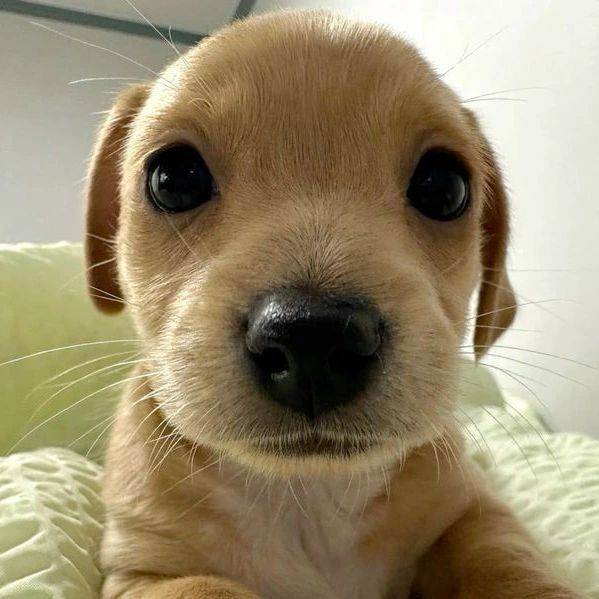
#> input picture EquipolsbEliJennyRebe/detector_lsb - copia/perrito.jpg, 599 x 599 px
$ python detector_lsb.py
#> lines starting #> are read from the running program, lines starting #| are printed output that depends on the picture
import cv2
import numpy as np
from PIL import Image
import matplotlib.pyplot as plt
from scipy import stats
from scipy.optimize import curve_fit
import os
import glob
import time

# ===============================================================
# CLASE DEL DETECTOR
# ===============================================================
class LSBDetector:
    def __init__(self):
        self.imagen = None
        self.resultados = {}

    def cargar_imagen(self, ruta_imagen):
        """Cargar imagen para análisis (RGB)"""
        try:
            self.imagen = cv2.imread(ruta_imagen)
            if self.imagen is None:
                raise ValueError("No se pudo cargar la imagen")
            self.imagen = cv2.cvtColor(self.imagen, cv2.COLOR_BGR2RGB)
            return True
        except Exception as e:
            print(f"Error cargando imagen: {e}")
            return False

    # ---------------------------------------------------------------
    # FUERZA BRUTA
    # ---------------------------------------------------------------
    def extraer_bits_fuerza_bruta(self, canal_2d):
        """Extrae LSB recorriendo pixel por pixel (fuerza bruta)."""
        h, w = canal_2d.shape
        bits = []
        for i in range(h):
            for j in range(w):
                bits.append(str(canal_2d[i, j] & 1))
        return bits

    # ---------------------------------------------------------------
    # DIVIDE Y VENCERÁS
    # ---------------------------------------------------------------
    def extraer_bits_divide_y_venceras(self, canal_2d, umbral_base=1024):
        """
        Extrae LSB dividiendo recursivamente la matriz en 4 bloques
        hasta llegar a bloques pequeños (caso base).
        """
        h, w = canal_2d.shape
        n = h * w
        if n == 0:
            return []
        if n <= umbral_base:
            return [str(px & 1) for fila in canal_2d for px in fila]

        mitad_h, mitad_w = h // 2, w // 2
        bloques = [
            canal_2d[:mitad_h, :mitad_w],
            canal_2d[:mitad_h, mitad_w:],
            canal_2d[mitad_h:, :mitad_w],
            canal_2d[mitad_h:, mitad_w:]
        ]
        salida = []
        for bloque in bloques:
            salida.extend(self.extraer_bits_divide_y_venceras(bloque, umbral_base))
        return salida

    # ---------------------------------------------------------------
    # DECODIFICACIÓN DE TEXTO
    # ---------------------------------------------------------------
    def convertir_bits_a_texto(self, bits_lsb):
        """Convierte una secuencia de bits (lista de '0'/'1') a texto hasta 'END'."""
        mensaje = ""
        for i in range(0, len(bits_lsb), 8):
            byte = bits_lsb[i:i+8]
            if len(byte) < 8:
                continue
            codigo = int(''.join(byte), 2)
            if 32 <= codigo <= 126:
                mensaje += chr(codigo)
            else:
                break
            if mensaje.endswith("END"):
                return mensaje[:-3]
        return mensaje if mensaje else None

    # ---------------------------------------------------------------
    # API PARA EXTRACCIÓN
    # ---------------------------------------------------------------
    def extraer_mensaje_lsb(self, ruta_imagen):
        """Extraer mensaje oculto usando LSB (FUERZA BRUTA) del canal rojo."""
        try:
            if not self.cargar_imagen(ruta_imagen):
                return None
            canal_rojo = self.imagen[:, :, 0]
            inicio = time.time()
            bits_lsb = self.extraer_bits_fuerza_bruta(canal_rojo)
            fin = time.time()
            print(f"Tiempo Fuerza Bruta: {fin - inicio:.5f} s")
            return self.convertir_bits_a_texto(bits_lsb)
        except Exception as e:
            print(f"Error extrayendo mensaje (FB): {e}")
            return None

    def extraer_mensaje_divide_y_venceras(self, ruta_imagen):
        """Extraer mensaje oculto usando LSB (DIVIDE Y VENCERÁS) del canal rojo."""
        try:
            if not self.cargar_imagen(ruta_imagen):
                return None
            canal_rojo = self.imagen[:, :, 0]
            inicio = time.time()
            bits_lsb = self.extraer_bits_divide_y_venceras(canal_rojo)
            fin = time.time()
            print(f"Tiempo Divide y Venceras: {fin - inicio:.5f} s")
            return self.convertir_bits_a_texto(bits_lsb)
        except Exception as e:
            print(f"Error extrayendo mensaje (DyV): {e}")
            return None

    # ---------------------------------------------------------------
    # PRUEBAS ESTADÍSTICAS
    # ---------------------------------------------------------------
    def prueba_chi_cuadrado(self, datos_canal_plano):
        pares_observados = []
        pares_esperados = []
        for i in range(0, 256, 2):
            if i + 1 < 256:
                conteo_par = np.sum(datos_canal_plano == i)
                conteo_impar = np.sum(datos_canal_plano == i + 1)
                pares_observados.extend([conteo_par, conteo_impar])
                esperado = (conteo_par + conteo_impar) / 2
                pares_esperados.extend([esperado, esperado])
        pares_observados = np.array(pares_observados)
        pares_esperados = np.array(pares_esperados)
        mascara = pares_esperados > 0
        chi2 = np.sum((pares_observados[mascara] - pares_esperados[mascara])**2 / pares_esperados[mascara])
        grados_libertad = len(pares_observados[mascara]) - 1
        valor_p = 1 - stats.chi2.cdf(chi2, grados_libertad) if grados_libertad > 0 else 1
        return chi2, valor_p, grados_libertad

    def analisis_lsb(self, canal_plano):
        bits_lsb = canal_plano & 1
        estadisticas_lsb = {
            'media': np.mean(bits_lsb),
            'varianza': np.var(bits_lsb),
            'entropia': self.calcular_entropia(bits_lsb),
            'prueba_rachas': self.prueba_rachas(bits_lsb),
            'media_esperada': 0.5,
            'varianza_esperada': 0.25
        }
        return estadisticas_lsb

    def calcular_entropia(self, datos):
        unicos, conteos = np.unique(datos, return_counts=True)
        probabilidades = conteos / len(datos)
        entropia = -np.sum(probabilidades * np.log2(probabilidades + 1e-8))
        return entropia

    def prueba_rachas(self, secuencia_binaria):
        n = len(secuencia_binaria)
        if n == 0:
            return 0, 1
        rachas = 1
        for i in range(1, n):
            if secuencia_binaria[i] != secuencia_binaria[i-1]:
                rachas += 1
        unos = np.sum(secuencia_binaria)
        ceros = n - unos
        if unos == 0 or ceros == 0:
            return rachas, 1
        rachas_esperadas = (2 * unos * ceros) / n + 1
        varianza_rachas = (2 * unos * ceros * (2 * unos * ceros - n)) / (n**2 * (n - 1))
        if varianza_rachas <= 0:
            return rachas, 1
        puntuacion_z = (rachas - rachas_esperadas) / np.sqrt(varianza_rachas)
        valor_p = 2 * (1 - stats.norm.cdf(abs(puntuacion_z)))
        return puntuacion_z, valor_p

    def analisis_correlacion_espacial(self, canal_2d):
        h, w = canal_2d.shape
        correlacion_horizontal = np.corrcoef(canal_2d[:, :-1].flatten(), canal_2d[:, 1:].flatten())[0, 1] if w > 1 else 0
        correlacion_vertical = np.corrcoef(canal_2d[:-1, :].flatten(), canal_2d[1:, :].flatten())[0, 1] if h > 1 else 0
        return correlacion_horizontal, correlacion_vertical

    def calcular_puntuacion_sospecha(self, valor_p_chi2, estadisticas_lsb, correlacion_h, correlacion_v):
        pesos = {'chi_cuadrado': 0.4, 'desviacion_media': 0.2, 'entropia': 0.2, 'correlacion': 0.2}
        puntuacion = 0
        if valor_p_chi2 < 0.01:
            puntuacion += pesos['chi_cuadrado']
        desviacion_media = abs(estadisticas_lsb['media'] - 0.5)
        if desviacion_media > 0.1:
            puntuacion += pesos['desviacion_media']
        if estadisticas_lsb['entropia'] > 0.99:
            puntuacion += pesos['entropia']
        correlacion_promedio = (abs(correlacion_h) + abs(correlacion_v)) / 2
        if correlacion_promedio < 0.8:
            puntuacion += pesos['correlacion']
        return min(puntuacion, 1.0)

    # ---------------------------------------------------------------
    def analizar_imagen_completo(self, ruta_imagen):
        """Análisis + comparativa FB vs DyV en la imagen original."""
        print(f"\nANALISIS COMPLETO DE: {os.path.basename(ruta_imagen)}")
        print("="*60)
        if not self.cargar_imagen(ruta_imagen):
            return
        print(f"Imagen cargada: {self.imagen.shape}")

        print("\nEXTRACCION DE MENSAJE (Fuerza Bruta):")
        mensaje_fb = self.extraer_mensaje_lsb(ruta_imagen)
        print("EXTRACCION DE MENSAJE (Divide y Venceras):")
        mensaje_dyv = self.extraer_mensaje_divide_y_venceras(ruta_imagen)

        mensaje = mensaje_fb or mensaje_dyv
        if mensaje:
            print(f"MENSAJE ENCONTRADO: '{mensaje}'")
        else:
            print("No se encontro mensaje legible")

        print("\nANALISIS ESTADISTICO (Canal Rojo):")
        canal = self.imagen[:, :, 0]
        plano = canal.flatten()
        chi2, valor_p_chi, grados_libertad = self.prueba_chi_cuadrado(plano)
        estadisticas_lsb = self.analisis_lsb(plano)
        correlacion_h, correlacion_v = self.analisis_correlacion_espacial(canal)
        sospecha = self.calcular_puntuacion_sospecha(valor_p_chi, estadisticas_lsb, correlacion_h, correlacion_v)

        print(f"Chi2 df={grados_libertad}  p={valor_p_chi:.4g}")
        print(f"LSB media={estadisticas_lsb['media']:.3f} var={estadisticas_lsb['varianza']:.3f} entropia={estadisticas_lsb['entropia']:.3f}")
        print(f"Correlacion H={correlacion_h:.3f}  V={correlacion_v:.3f}")
        print(f"Puntuacion de sospecha: {sospecha:.2f}/1.0")
        if mensaje:
            print("Estado: ESTEGANOGRAFIA DETECTADA")
        elif sospecha > 0.4:
            print("Estado: SOSPECHOSO - Posible esteganografia")
        else:
            print("Estado: NORMAL - No se detecto esteganografia")

    # ---------------------------------------------------------------
    # BENCHMARK N vs TIEMPO
    # ---------------------------------------------------------------
    # [207 lines left out: function benchmark_n_vs_tiempo, not called in this run]

# ===============================================================
# CLASE ESTEGANOGRAFÍA
# ===============================================================
class EsteganografiaLSB:
    # [53 lines left out: functions crear_imagen_con_mensaje, ocultar_mensaje_en_imagen_existente, not called in this run]

# ===============================================================
# FUNCIONES AUXILIARES
# ===============================================================
def mostrar_menu():
    print("\n============================================================")
    print(" DETECTOR DE MSJS OCULTOS (LSB) - Divide y Vencerás")
    print("============================================================")
    print("1. Analizar imagen (FB + DyV + estadisticas)")
    print("2. Crear imagen con esteganografia (nueva)")
    print("3. Ocultar mensaje en imagen existente")
    print("4. Benchmark n vs tiempo (FB vs DyV)")
    print("5. Salir")
    print("============================================================")

def listar_imagenes():
    extensiones = ['*.jpg', '*.jpeg', '*.png', '*.bmp', '*.tiff']
    imagenes = []
    for ext in extensiones:
        imagenes.extend(glob.glob(ext))
    imagenes = list(dict.fromkeys([img for img in imagenes]))
    if not imagenes:
        print("No se encontraron imagenes en el directorio actual")
        return []
    print("\nImagenes encontradas:")
    for i, img in enumerate(imagenes, 1):
        print(f"  {i}. {img}")
    return imagenes

# ===============================================================
# BLOQUE PRINCIPAL
# ===============================================================
if __name__ == "__main__":
    detector = LSBDetector()
    estego = EsteganografiaLSB()

    while True:
        mostrar_menu()
        opcion = input("Selecciona una opcion: ")
#> the answer given: 1

        if opcion == "1":
            imgs = listar_imagenes()
            if not imgs:
                continue
            idx = int(input("Selecciona una imagen (numero): ")) - 1
#> the answer given: 1
            if idx < 0 or idx >= len(imgs):
                print("Opcion invalida.")
                continue
            ruta_imagen = imgs[idx]
            detector.analizar_imagen_completo(ruta_imagen)
#> in cargar_imagen, self.imagen is the input picture: shape (599, 599, 3); mean B, G, R 109.1, 139.1, 152.2
#| Imagen cargada: (599, 599, 3)
#> in extraer_mensaje_lsb, `canal_rojo = self.imagen[:, :, 0]`:
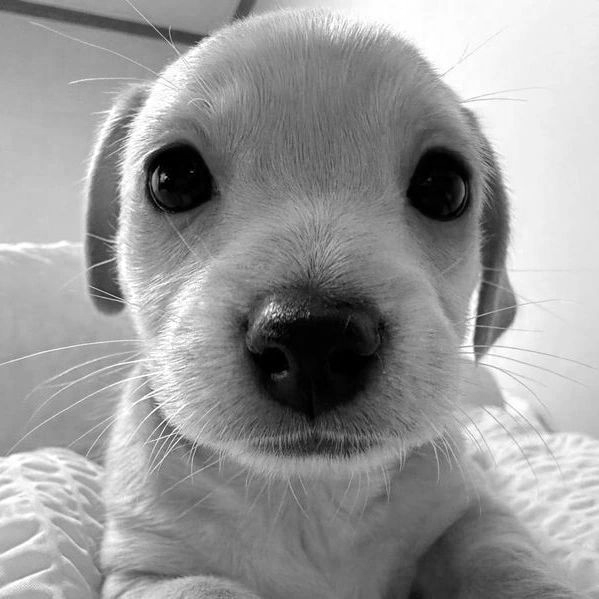
#> canal_rojo: shape (599, 599); min 0, max 255, mean 152.2
#> after the loop in extraer_bits_fuerza_bruta, `for i in range(h):`: bits = 358801 items
#> the loop in convertir_bits_a_texto, `for i in range(0, len(bits_lsb), 8):` made 1 pass
#> byte on pass 1: ['1', '0', '0', '1', '0', '1', '0', '1']
#> after the loop in convertir_bits_a_texto, `for i in range(0, len(bits_lsb), 8):`: mensaje = ''
#> the loop in extraer_bits_divide_y_venceras, `for bloque in bloques:` made 4 passes
#> the loop in convertir_bits_a_texto (call 2), `for i in range(0, len(bits_lsb), 8):` made 1 pass
#| Chi2 df=255  p=0
#| LSB media=0.497 var=0.250 entropia=1.000
#| Correlacion H=0.990  V=0.989
#| Puntuacion de sospecha: 0.60/1.0
#> (the run stopped early here; a loop or call above may not have finished)

$ run again, with EquipolsbEliJennyRebe/detector_lsb - copia/prueba1.png saved as EquipolsbEliJennyRebe/detector_lsb - copia/perrito.jpg
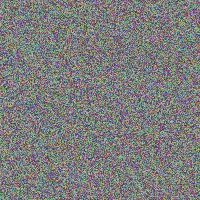
#> input picture EquipolsbEliJennyRebe/detector_lsb - copia/prueba1.png, 200 x 200 px
#> in cargar_imagen, self.imagen is the input picture: shape (200, 200, 3); mean B, G, R 124.1, 124.7, 124.5
#| Imagen cargada: (200, 200, 3)
#> in extraer_mensaje_lsb, `canal_rojo = self.imagen[:, :, 0]`:
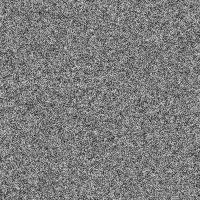
#> canal_rojo: shape (200, 200); min 22, max 220, mean 124.5
#> after the loop in extraer_bits_fuerza_bruta, `for i in range(h):`: bits = 40000 items
#> the loop in convertir_bits_a_texto, `for i in range(0, len(bits_lsb), 8):` made 3 passes
#> (i, byte, mensaje) on pass 2: (8, ['0', '1', '0', '0', '0', '1', '0', '1'], 'cE')
#> mensaje_fb = 'cE'
#> the loop in extraer_bits_divide_y_venceras, `for bloque in bloques:` made 4 passes
#> after the loop in extraer_bits_divide_y_venceras, `for bloque in bloques:`: salida = 40000 items
#> the loop in convertir_bits_a_texto (call 2), `for i in range(0, len(bits_lsb), 8):` made 3 passes
#> mensaje_dyv = 'cE'
#| MENSAJE ENCONTRADO: 'cE'
#> the loop in prueba_chi_cuadrado, `for i in range(0, 256, 2):` made 128 passes
#> (conteo_par, conteo_impar, esperado) on passes 1 to 8: (0, 0, 0), (0, 0, 0), (0, 0, 0), (0, 0, 0), (0, 0, 0), (0, 0, 0), (0, 0, 0), (0, 0, 0)
#> after the loop in prueba_chi_cuadrado, `for i in range(0, 256, 2):`: pares_esperados = 256 values, max 501.5 at index 132, min 0 at index 0, mean 156.2; pares_observados = 256 values, max 526 at index 119, min 0 at index 0, mean 156.2
#> in prueba_chi_cuadrado, `chi2 = np.sum((pares_observados[mascara] - pares_esperados[mascara])**..`: chi2 = 91.37
#> in prueba_chi_cuadrado, `grados_libertad = len(pares_observados[mascara]) - 1`: grados_libertad = 195
#> in prueba_chi_cuadrado, `valor_p = 1 - stats.chi2.cdf(chi2, grados_libertad) if grados_libertad..`: valor_p = 1
#> in analizar_imagen_completo, `chi2, valor_p_chi, grados_libertad = self.prueba_chi_cuadrado(plano)`: chi2 = 91.37; valor_p_chi = 1; grados_libertad = 195
#> unicos = [0, 1]; conteos = [19839, 20161]
#> probabilidades = [0.496, 0.504]
#> entropia = 1
#> in prueba_rachas, `n = len(secuencia_binaria)`: n = 40000
#> after the loop in prueba_rachas, `for i in range(1, n):`: rachas = 20159
#> unos = 20161
#> ceros = 19839
#> rachas_esperadas = 19999.7
#> varianza_rachas = 9998.5
#> puntuacion_z = 1.59
#> in prueba_rachas, `valor_p = 2 * (1 - stats.norm.cdf(abs(puntuacion_z)))`: valor_p = 0.111
#> in analisis_lsb, `estadisticas_lsb = { 'media': np.mean(bits_lsb), 'varianza': np.var(bi..`: estadisticas_lsb = {'media': 0.504, 'varianza': 0.25, 'entropia': 1, 'prueba_rachas': (1.59, 0.111), 'media_esperada': 0.5, 'varianza_esperada': 0.25}
#| Chi2 df=195  p=1
#| LSB media=0.504 var=0.250 entropia=1.000
#| Correlacion H=0.083  V=0.066
#| Puntuacion de sospecha: 0.40/1.0
